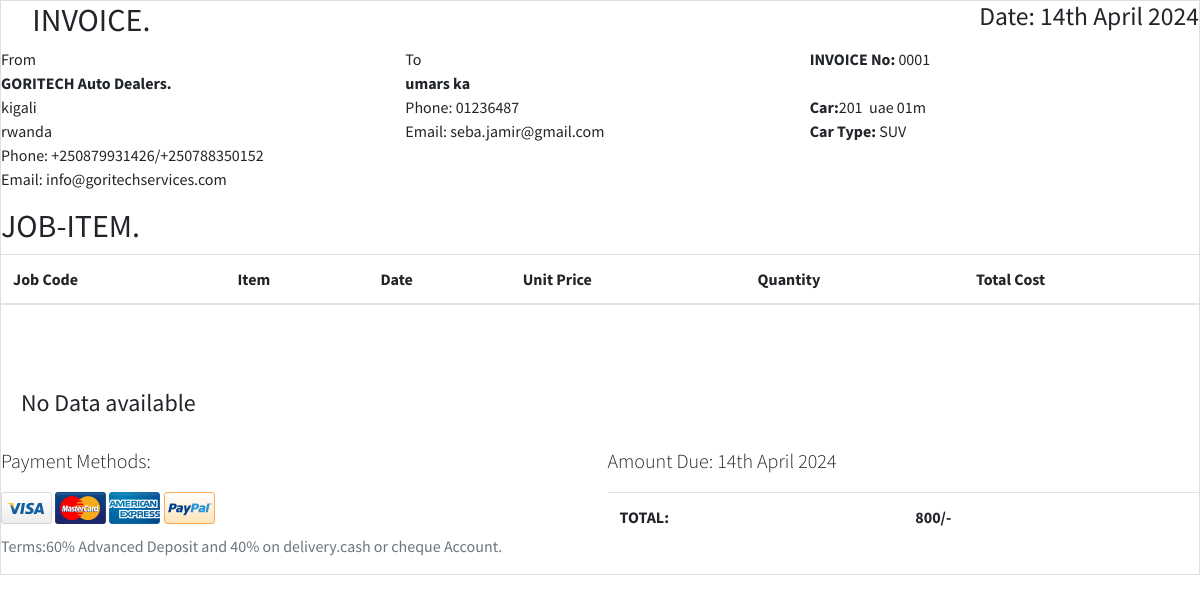
/print_inv/1/, run on the app's committed database.
### spare/models/garage.py (models this page shows, shortened)
class JobCard(models.Model):
    code = models.CharField(max_length=10)
    date_in = models.DateField()
    date_out = models.CharField(max_length=10,null=True,blank=True)
    plate_no = models.CharField(max_length=10,null=True, blank=True)
    car_model = models.CharField( max_length=20,null=True, blank=True)
    customer_name = models.CharField(max_length=30,null=True, blank=True)
    customer_contact = models.CharField(max_length=15,null=True, blank=True)
    customer_email = models.EmailField(max_length=254, null=True, blank=True)
    supervisor = models.CharField(max_length=50)
    year = models.CharField(max_length=50,null=True, blank=True)
    mileage_in = models.CharField(max_length=50,null=True, blank=True)
    mileage_out = models.CharField(max_length=50,null=True, blank=True)
    brought_in_by = models.CharField(max_length=50)
    Taken_out_by = models.CharField(max_length=50,null=True, blank=True)
    fuel_gauge_in=models.CharField(max_length=50,null=True, blank=True)
    fuel_gauge_out=models.CharField(max_length=50,null=True, blank=True)
    number_of_nuts = models.IntegerField()
    car_description=models.TextField()
    Aprov_TYPE_CHOICES=[
        ('Approved','Approved'),
        ('Not Approved','Not Approved')
    ]
    customer_approval = models.CharField(choices=Aprov_TYPE_CHOICES,default='Approved',max_length=50)
    DASH_TYPE_CHOICES=[
        ('ON','ON'),
        ('OFF','OFF')
    ]
    dash_light_on = models.CharField(choices=DASH_TYPE_CHOICES,default='ON',max_length=50)
    CAR_TYPE_CHOICES=[
        ('SALOON','SALOON'),
        ('STATION WAGON','STATION WAGON'),
        ('SUV','SUV'),
        ('PICKUP','PICKUP')
    ]
    car_type = models.CharField(choices= CAR_TYPE_CHOICES,default='SUV',max_length=50)
    items_in_car =models.TextField()
    class Meta:
        verbose_name = ("jobcard")
        verbose_name_plural = ("jobcards")

### spare/views/items_views.py (the view)
# urls.py: path('print_inv/<int:job_request_id>/',item_views.print_invoice, name='print_invoice'),
def print_invoice(request,job_request_id):
    job_request = get_jobcard(job_request_id)
    job_item_request = get_job_card_on_request_item_inv(job_request)
    item_in_service = get_jobx_card_on_request_service_inv(job_request)
    item_total = get_job_card_item_total(job_request)
    service_total = get_job_card_service_total(job_request)
    total = item_total + service_total
    context = {
        "job_item":job_item_request,
        "service_items":item_in_service,
        "job_request":job_request,
        "total": total
    }
    return render(request,"report/invoice.html", context)

### spare/models/garage.py (called while the page is built)
    @property
    def total_item_cost(self):
        total_item_cost = self.item_price * self.quantity
        return total_item_cost

    @property
    def total_cost(self):
        total_cost = self.service_price_final *self.quantity
        return total_cost

### spare/selectors/garage_selectors/jobcard_selector.py (called while the page is built)
def get_jobcard(jobcard_id):
    return JobCard.objects.get(pk=jobcard_id)

def get_job_card_on_request_item_inv(job_request):
    return JobCardItems.objects.filter(jobcard=job_request,status='approved')

def get_jobx_card_on_request_service_inv(job_request):
    return JobCardService.objects.filter(jobcard=job_request,status='approved')

def get_job_card_item_total(job_card):
    job_card_items = JobCardItems.objects.filter(jobcard=job_card)
    total = 0
    for item in job_card_items:
        total += item.total_item_cost
    return total

def get_job_card_service_total(job_card):
    job_card_service = JobCardService.objects.filter(jobcard=job_card)
    total = 0
    for service in job_card_service:
        total += service.total_cost
    return total

### spare/templates/report/invoice.html (shortened to what this page needs)
<!DOCTYPE html>
<html lang="en">
{% load static %}
{% load crispy_forms_tags %}
{% load humanize %}
<head>
  <link rel="stylesheet" href="{% static 'plugins/fontawesome-free/css/all.min.css' %}">
  <link rel="stylesheet" href="{% static 'dist/css/adminlte.min.css' %}">
</head>
<body>
<div class="wrapper">
  <section class="invoice">
    <div class="row">
      <div class="col-12">
        <h2 class="page-header">
          <i class="fas fa-globe"></i> INVOICE.
          <small class="float-right">Date: {% now "jS F Y " %}</small>
        </h2>
      </div>
    </div>
    <div class="row invoice-info">
      <div class="col-sm-4 invoice-col">
        From
        <address>
          <strong>GORITECH Auto Dealers.</strong><br>
          kigali<br>
          rwanda<br>
          Phone: +250879931426/+250788350152<br>
          Email: info@goritechservices.com
        </address>
      </div>
    {%if job_request %}
      <div class="col-sm-4 invoice-col">
        To
        <address>
          <strong>{{job_request.customer_name}}</strong><br>
          Phone: {{job_request.customer_contact}}<br>
          Email: {{job_request.customer_email}}
        </address>
      </div>
      <div class="col-sm-4 invoice-col">
        <b>INVOICE No: </b>{{job_request.code}}<br>
        <br>
        <b>Car:</b>{{job_request.car_model}}&nbsp; {{job_request.plate_no}}<br>
        <b>Car Type:</b> {{job_request.car_type}}
      </div>
    </div>
    <div class="row">
      <div class="col-12 table-responsive">
        <h2 class="page-header">
           JOB-ITEM.
        </h2>
        <table class="table table-striped">
          <thead>
          <tr>
            <th>Job Code</th>
            <th>Item</th>
            <th>Date</th>
            <th>Unit Price</th>
            <th>Quantity</th>
            <th>Total Cost</th>
          </tr>
          </thead>
        </table>
      </div>
    </div>
    {%else%}
    <div class="card-body">
        <h4>No Data available</h4>
    </div>
    {%endif%}
    <br><br>
    {% if service_items %}
    <div class="row">
      <div class="col-12 table-responsive">
        <h2 class="page-header">
          JOB-SERVICE.
       </h2>
        <table class="table table-striped">
          <thead>
          <tr>
            <th>Card Code</th>
            <th>Service</th>
            <th>Date</th>
            <th>Quantity</th>
            <th>Unit Price</th>
            <th>Total Cost</th>
          </tr>
          </thead>
          <tbody>
            {% for service in service_items %}
          <tr>
            <td>{{service.jobcard.code}}</td>
            <td>{{service.service_price.service.name}}</td>
            <td>{{service.date}}</td>
            <td>{{service.quantity}}</td>
            <td>{{service.service_price.amount|intcomma}}/-</td>
            <td>{{service.total_cost|intcomma}}/-</td>
          </tr>
          {% endfor %}
          </tbody>
        </table>
      </div>
    </div>
    {%else%}
    <div class="card-body">
        <h4>No Data available</h4>
    </div>
    {%endif%}
    <div class="row">
      <div class="col-6">
        <p class="lead">Payment Methods:</p>
        <img src="{% static 'dist/img/credit/visa.png' %}" alt="Visa">
        <img src="{% static 'dist/img/credit/mastercard.png' %}" alt="Mastercard">
        <img src="{% static 'dist/img/credit/american-express.png' %}" alt="American Express">
        <img src="{% static 'dist/img/credit/paypal2.png' %}" alt="Paypal">
        <p class="text-muted well well-sm shadow-none" style="margin-top: 10px;">
          Terms:60% Advanced Deposit and 40% on delivery.cash or cheque Account.
        </p>
      </div>
      <div class="col-6">
        <p class="lead">Amount Due: {% now "jS F Y " %}</p>
        <div class="table-responsive">
          <table class="table">
            <tr>
              <th style="width:50%">TOTAL:</th>
              <td><B>{{total|intcomma}}/-</B></td>
            </tr>
          </table>
        </div>
      </div>
    </div>
  </section>
</div>
</body>
</html>

### data on the page
JobCard: customer_name "umars ka", customer_contact "01236487", customer_email "seba.jamir@gmail.com", code "0001", car_model "201", plate_no "uae 01m", car_type "SUV"

### other printed values
{{ total|intcomma }} "800"
